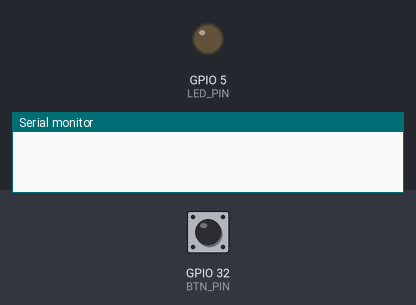
A sketch run on a simulated ESP32. Shown: output pins drawn as LEDs (lit = HIGH), the last lines printed to the serial monitor. Inputs (shaded band) come from the test bench; at power-on: GPIO 32 (BTN_PIN) HIGH.

Above: at 1.2 s.
1.3 s: GPIO 32 (BTN_PIN) pulled LOW for 0.15 s
At 1.9 s:
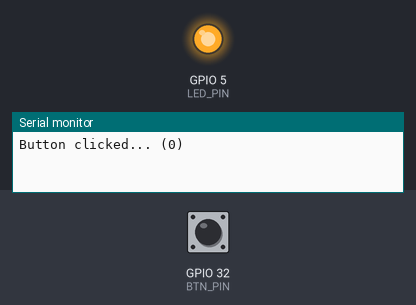
2.9 s: GPIO 32 (BTN_PIN) pulled LOW for 1 s
At 4.5 s:
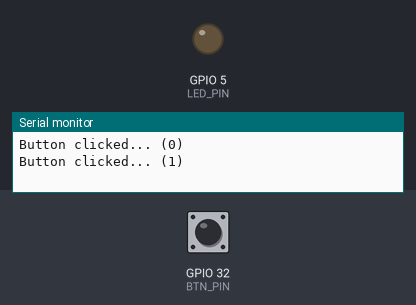
5.4 s: GPIO 32 (BTN_PIN) pulled LOW for 3.2 s
At 9.0 s:
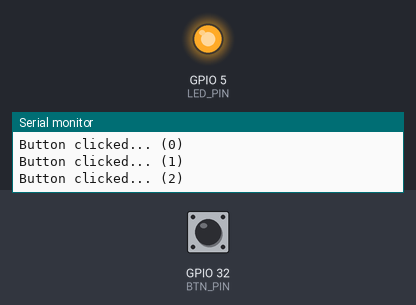
Timing chart, 0 to 10.5 s (numbered marks = the images above; inputs shaded):
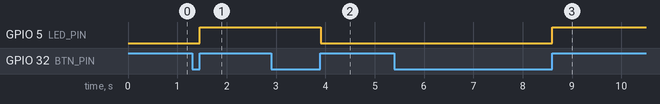

Measured:
- after the input at 1.3 s, GPIO 5 (LED_PIN): LOW → HIGH after 0.15 s
- after the input at 2.9 s, GPIO 5 (LED_PIN): HIGH → LOW after 1.0 s
- after the input at 5.4 s, GPIO 5 (LED_PIN): LOW → HIGH after 3.2 s

The sketch:

esp32_btn_led_blink-1.ino
```cpp
// IoT Engineering Education @ KMUTNB, Bangkok, Thailand
// Date: 28-May-2018

#include <freertos/task.h>

#define LED_PIN    5  // GPIO-5 (onboard LED on Lolin32)
#define BTN_PIN   32  // GPIO-32 (connected to an external push button, active-low)

#define DEBOUNCE_TIME_TICKS  100

volatile bool btn_pressed = false;
volatile uint32_t last_ticks = 0;

int led_state = 0;
uint32_t click_cnt = 0;
boolean save_pressed;

portMUX_TYPE mux = portMUX_INITIALIZER_UNLOCKED;

void btn_isr_callback( void ) {
   uint32_t ticks = xTaskGetTickCount(); // get the timer ticks
   portENTER_CRITICAL_ISR( &mux ) ; // enter critical section (within ISR)
   if ( ticks - last_ticks >= DEBOUNCE_TIME_TICKS ) {
      btn_pressed = true;
   }
   last_ticks = ticks;
   portEXIT_CRITICAL_ISR( &mux );  // leave critical section (within ISR)
}

void setup() {
   Serial.begin( 115200 );
   Serial.printf( "\n\n\n\n" );

   pinMode( BTN_PIN, INPUT_PULLUP );
   attachInterrupt( digitalPinToInterrupt(BTN_PIN), btn_isr_callback, FALLING );
   pinMode( LED_PIN, OUTPUT );
   digitalWrite( LED_PIN, led_state );
   last_ticks = xTaskGetTickCount();
}

void loop() {
   portENTER_CRITICAL( &mux );   // enter critical section
   if ( !save_pressed && btn_pressed ) {
      save_pressed = btn_pressed;
   }
   btn_pressed = false;
   portEXIT_CRITICAL( &mux );   // leave critical section

   if ( save_pressed && (digitalRead( BTN_PIN) == HIGH ) ) {
      save_pressed = false;
      led_state ^= 1;                        // toggle the LED state
      digitalWrite( LED_PIN, led_state );    // update the LED output
      Serial.printf( "Button clicked... (%d)\n", click_cnt++ );  // show the click count as a text string
   }
   vTaskDelay( 10 / portTICK_PERIOD_MS );
}
```
